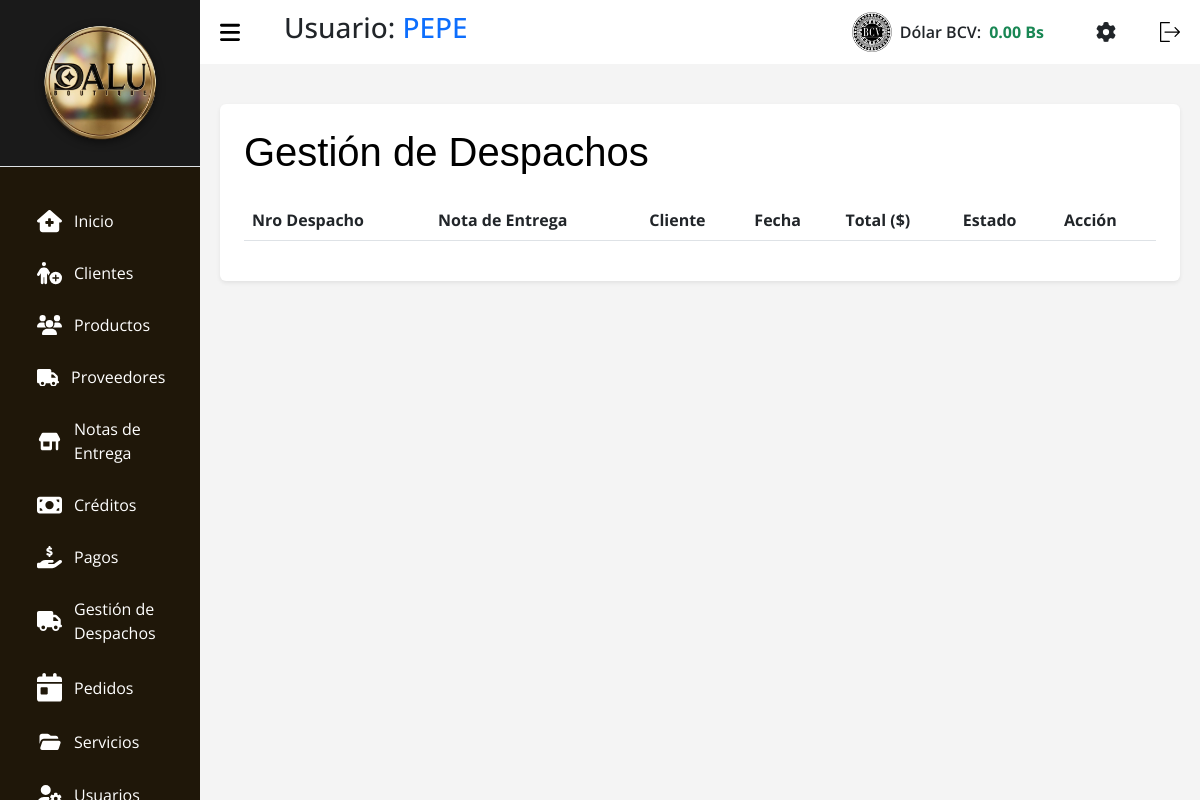
Page /index.php?c=Despacho (signed in) on the earlier database version.
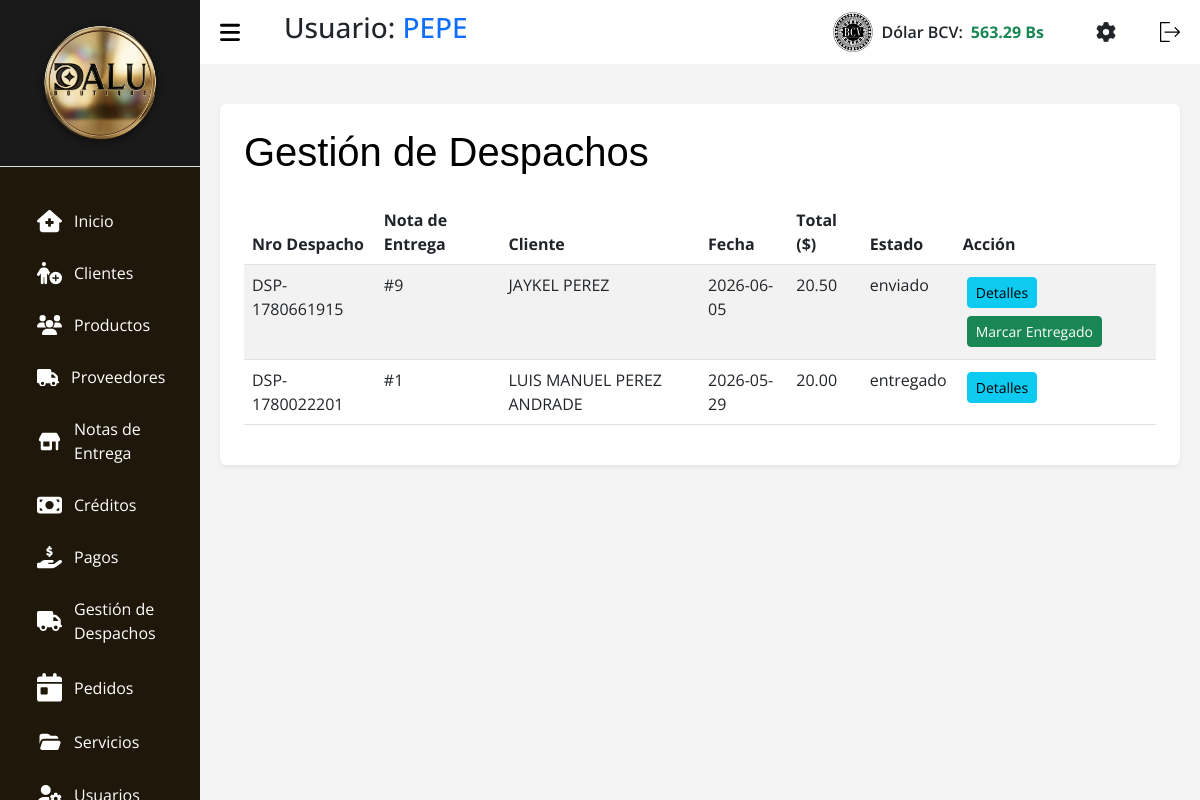
Same page on the later database version.
### tables this page shows
CREATE TABLE `tasa` (
  `id` int(11) NOT NULL,
  `nombre` varchar(50) NOT NULL,
  `valor` decimal(10,2) NOT NULL,
  `fecha_actualizacion` datetime NOT NULL DEFAULT current_timestamp()
);

CREATE TABLE `despachos` (
  `id` int(11) NOT NULL,
  `id_nota_entrega` int(11) NOT NULL,
  `numero_despacho` varchar(50) NOT NULL,
  `fecha_despacho` date NOT NULL,
  `estado` enum('pendiente','enviado','entregado','cancelado') NOT NULL DEFAULT 'pendiente',
  `fecha_registro` timestamp NOT NULL DEFAULT current_timestamp()
);

CREATE TABLE `clientes` (
  `id` int(11) NOT NULL,
  `nombre` varchar(100) NOT NULL,
  `apellido` varchar(100) DEFAULT NULL,
  `correo` varchar(150) DEFAULT NULL,
  `cedula` varchar(150) NOT NULL,
  `telefono` varchar(20) DEFAULT NULL,
  `direccion` varchar(255) DEFAULT NULL,
  `palabra_secreta` varchar(256) DEFAULT NULL,
  `fecha_registro` timestamp NOT NULL DEFAULT current_timestamp(),
  `activo` tinyint(1) DEFAULT 1
);

CREATE TABLE `notas_entrega` (
  `id` int(11) NOT NULL,
  `id_cliente` int(11) NOT NULL,
  `fecha_pedido` datetime NOT NULL,
  `estado` enum('pendiente','confirmado','enviado','recibido','entregado','cancelado') NOT NULL DEFAULT 'pendiente',
  `tipo` enum('debito','credito') NOT NULL DEFAULT 'debito',
  `total` decimal(10,2) NOT NULL DEFAULT 0.00,
  `observaciones` text DEFAULT NULL,
  `fecha_registro` timestamp NOT NULL DEFAULT current_timestamp()
);

### src/Models/Tasa.php (called while the page is built, shortened)
<?php
class Tasa extends Conexion {
    public function getLatest($nombre = 'BCV') {
        try {
            $stmt = $this->prepare("SELECT * FROM tasa WHERE nombre = :nombre ORDER BY id DESC LIMIT 1");
            $stmt->bindParam(':nombre', $nombre, PDO::PARAM_STR);
            $stmt->execute();
            return $stmt->fetch(PDO::FETCH_ASSOC);
        } catch (PDOException $e) {
            return false;
        }
    }
}

### src/Models/Despachos.php (called while the page is built, shortened)
<?php
class Despachos extends Conexion {
    public function search() {
        $sql = "SELECT d.*, n.total, c.nombre as cliente_nombre, c.apellido as cliente_apellido, c.cedula as cliente_cedula
                FROM despachos d
                INNER JOIN notas_entrega n ON d.id_nota_entrega = n.id
                INNER JOIN clientes c ON n.id_cliente = c.id
                ORDER BY d.fecha_registro DESC";
        $stmt = $this->prepare($sql);
        $stmt->execute();
        return $stmt->fetchAll(PDO::FETCH_ASSOC);
    }
}

### src/Views/V_Despachos.php (the view, shortened to what the changed rows need)
<!DOCTYPE html>
<html lang="es">
<head>
    <link rel="stylesheet" href="assets/css/css.css">
    <link rel="stylesheet" href="assets/css/tabla.css">
    <link rel="stylesheet" href="assets/css/header.css">
    <link rel="stylesheet" href="assets/bootstrap.min.css">
    <link rel="stylesheet" href="assets/DataTablet/datatables.css">
</head>
<body>
    <?php require_once __DIR__ . "/../Views/layout/header.php"; ?>
    <?php
        $despachos = $despachos ?? [];
    ?>
    <main>
        <div class="container bg-white p-4 rounded shadow-sm mt-3">
            <div class="d-flex justify-content-between align-items-center mb-3">
                <h1 class="titulo text-black">Gestión de Despachos</h1>
            </div>
            <div class="table-responsive">
                <table id="tablaDespachos" class="table-DT table table-striped">
                    <thead>
                        <tr>
                            <th scope="col">Nro Despacho</th>
                            <th scope="col">Nota de Entrega</th>
                            <th scope="col">Cliente</th>
                            <th scope="col">Fecha</th>
                            <th scope="col">Total ($)</th>
                            <th scope="col">Estado</th>
                            <th scope="col">Acción</th>
                        </tr>
                    </thead>
                    <tbody>
                        <?php foreach ($despachos as $d): ?>
                            <tr>
                                <td><?php echo htmlspecialchars($d['numero_despacho']); ?></td>
                                <td>#<?php echo htmlspecialchars($d['id_nota_entrega']); ?></td>
                                <td><?php echo htmlspecialchars($d['cliente_nombre'] . ' ' . $d['cliente_apellido']); ?></td>
                                <td><?php echo htmlspecialchars($d['fecha_despacho']); ?></td>
                                <td><?php echo htmlspecialchars($d['total']); ?></td>
                                <td><?php echo htmlspecialchars($d['estado']); ?></td>
                                <td>
                                    <button type="button" class="btn btn-sm btn-info m-1 btn-ver-detalles" data-id="<?= $d['id'] ?>">Detalles</button>
                                    <?php if($d['estado'] === 'pendiente'): ?>
                                    <form action="?c=Despacho&accion=cambiarEstado" method="POST" class="d-inline">
                                        <input type="hidden" name="id" value="<?= $d['id'] ?>">
                                        <input type="hidden" name="estado" value="enviado">
                                        <button type="submit" class="btn btn-sm btn-warning m-1">Marcar Enviado</button>
                                    </form>
                                    <form action="?c=Despacho&accion=cambiarEstado" method="POST" class="d-inline">
                                        <input type="hidden" name="id" value="<?= $d['id'] ?>">
                                        <input type="hidden" name="estado" value="cancelado">
                                        <button type="submit" class="btn btn-sm btn-danger m-1" onclick="return confirm('¿Seguro que desea cancelar este despacho?')">Cancelar</button>
                                    </form>
                                    <?php elseif($d['estado'] === 'enviado'): ?>
                                    <form action="?c=Despacho&accion=cambiarEstado" method="POST" class="d-inline">
                                        <button type="submit" class="btn btn-sm btn-success m-1">Marcar Entregado</button>
                                    </form>
                                    <?php endif; ?>
                                </td>
                            </tr>
                        <?php endforeach; ?>
                    </tbody>
                </table>
            </div>
        </div>
    </main>
</body>
</html>

### src/Views/layout/header.php (shortened to what the changed rows need)
<?php
$tasaModel_header = new Tasa();
$tasaActual_header = $tasaModel_header->getLatest();
$tasaValor = $tasaActual_header ? number_format((float)$tasaActual_header['valor'], 2) : '0.00';
?>
<section id="sidebar">
  <div class="sidebar-heading border-bottom p-3" style="background-color: #1a1a1a; text-align: center;">
    <img src="assets/img/dalulisto.png" style="max-width: 80%; height: auto; filter: drop-shadow(0px 2px 4px rgba(0,0,0,0.5));" alt="Logo Dalu">
  </div>
  <ul class="side-menu">
    <li class="nav-item m-1 fs-6">
      <a class="nav-link active" aria-current="page" href="?c=Home">
        Inicio</a>
    </li>
    <li class="nav-item m-1 fs-6">
      <a class="nav-link" href="?c=Clientes">
        Clientes
      </a>
    </li>
    <li class="nav-item m-1 fs-6">
      <a class="nav-link" href="?c=Productos">
        Productos
      </a>
    </li>
    <li class="nav-item m-1 fs-6">
      <a class="nav-link" href="?c=Proveedores">
        Proveedores
      </a>
    </li>
    <li class="nav-item m-1 fs-6">
      <a class="nav-link" href="?c=Notas">
        Notas de
        <br>
        Entrega
      </a>
    </li>
    <li class="nav-item m-1 fs-6">
      <a class="nav-link" href="?c=Creditos">
        Créditos
      </a>
    </li>
    <li class="nav-item m-1 fs-6">
      <a class="nav-link" href="?c=Pagos">
        Pagos
      </a>
    <li class="nav-item m-1 fs-6">
      <a class="nav-link" href="?c=Despacho">
          Gestión de
          <br>
          Despachos
      </a>
    </li>
    <li class="nav-item m-1 fs-6">
      <a class="nav-link" href="?c=Pedidos">
        Pedidos
      </a>
    </li>
    <li class="nav-item m-1 fs-6">
      <a class="nav-link" href="?c=Servicios">
        Servicios
      </a>
    </li>
    <li class="nav-item  m-1 fs-6">
      <a class="nav-link" href="?c=Usuarios">
      </a>
    </li>
  </ul>
</section>
<section id="content">
  <nav>
    <h3 class="ms-3">Usuario: <span class="text-primary"><?= htmlspecialchars($_SESSION['nombre']) ?></span></h3>
    <div class="d-flex align-items-center ms-auto me-4" id="bcvDiv" style="cursor:pointer;" data-bs-toggle="modal" data-bs-target="#modalTasa">
        <img class="img-bcv me-2" src="assets/img/bcv2.png" alt="BCV" width="40">
        <span class="text-dark fw-semibold me-2">Dólar BCV:</span>
        <span class="text-success fw-bold" id="Dolar_bcv"><?= htmlspecialchars($tasaValor) ?> Bs</span>
    </div>
    <a href="?c=Ajustes" class="me-3 text-dark" title="Ajustes y Configuración">
    </a>
    <form action="index.php?c=login&a=Logout" method="POST">
      <button type="submit" style="background: none; border: none; cursor: pointer;">
      </button>
    </form>
  </nav>

Differences in the rows shown:
now on this page (row edited): tasa: valor "563.29"
added despachos: numero_despacho "DSP-1780661915", id_nota_entrega "9", clientes.nombre+apellido "JAYKEL PEREZ", fecha_despacho "2026-06-05", id_nota_entrega.total "20.50", estado "enviado"
now on this page (row edited): despachos: numero_despacho "DSP-1780022201", id_nota_entrega "1", clientes.nombre+apellido "LUIS MANUEL PEREZ ANDRADE", fecha_despacho "2026-05-29", id_nota_entrega.total "20.00", estado "entregado"
Other differences:
$tasaValor: "0.00" → (not shown)
